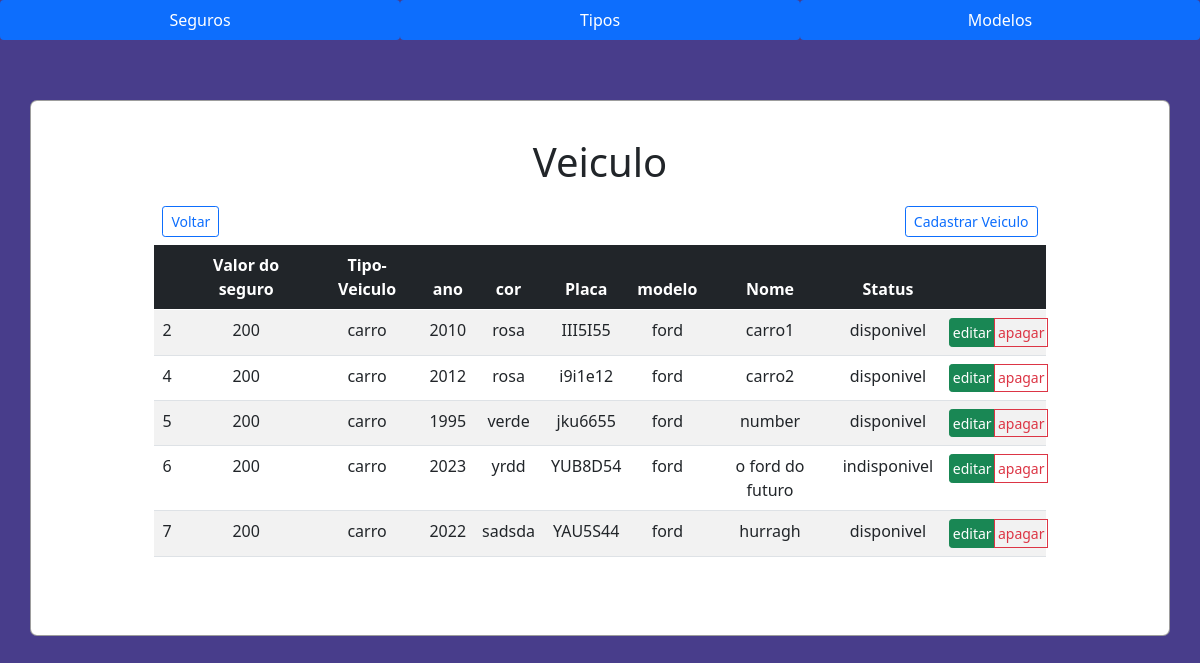
Page /src/views/veiculo.php on the committed database.
### tables this page shows
CREATE TABLE `veiculo` (
  `idveiculo` int(11) NOT NULL,
  `idtipoveiculo` int(11) NOT NULL,
  `idmodelo` int(11) NOT NULL,
  `idseguro` int(11) NOT NULL,
  `ano` varchar(200) NOT NULL,
  `cor` varchar(200) NOT NULL,
  `placa` varchar(200) NOT NULL,
  `status` varchar(200) NOT NULL,
  `nome` varchar(200) NOT NULL
);

CREATE TABLE `seguro` (
  `idseguro` int(11) NOT NULL,
  `datafinal` date NOT NULL,
  `datainicio` date NOT NULL,
  `valor` int(11) NOT NULL
);

CREATE TABLE `tipoveiculo` (
  `idtipoveiculo` int(11) NOT NULL,
  `descricao` varchar(200) NOT NULL
);

CREATE TABLE `modelo` (
  `idmodelo` int(11) NOT NULL,
  `descricao` varchar(200) NOT NULL
);

### src/controller/veiculoController.php (called while the page is built, shortened)
<?php
require_once '../model/veiculo.php';
require_once '../model/Database.php';
class veiculoController extends veiculo
{
    protected $tabela = 'veiculo';
     public function findAll()
    {
        $query = "SELECT * FROM $this->tabela";
        $stm = Database::prepare($query);
        $stm->execute();
        $veiculos = array();
        foreach ($stm->fetchAll() as $veiculo) {
            $veiculos[] = new veiculo($veiculo->idveiculo,$veiculo->idseguro, $veiculo->idmodelo, $veiculo->idtipoveiculo,$veiculo->ano, $veiculo->cor, $veiculo->placa, $veiculo->status, $veiculo->nome);
        }
        return $veiculos;
    }
}

### src/model/Database.php (called while the page is built, shortened)
<?php
class Database
{
    private static $instance;
    public static function getInstance()
    {
        if (!isset(self::$instance)) {
            try {
                self::$instance = new PDO('mysql:host=' . HOST . '; dbname=' . BASE, USER, PASS);
                self::$instance->setAttribute(PDO::ATTR_ERRMODE, PDO::ERRMODE_EXCEPTION);
                self::$instance->setAttribute(PDO::ATTR_DEFAULT_FETCH_MODE, PDO::FETCH_OBJ);
            } catch (PDOException $error) {
                echo $error->getMessage();
            }
        }
        return self::$instance;
    }
    public static function prepare($sql)
    {
        return self::getInstance()->prepare($sql);
    }
}

### src/model/veiculo.php (called while the page is built, shortened)
<?php
class  veiculo
{
    private $idveiculo;
    private $idseguro;
    private $idmodelo;
    private $idtipoveiculo;
    private $ano;
    private $cor;
    private $placa;
    private $status;
    private $nome;
    public function __construct($idveiculo, $idseguro,$idmodelo,$idtipoveiculo,$ano,$cor,$placa,$status,$nome)
    {
        $this->idveiculo = $idveiculo;
        $this->idseguro = $idseguro;
        $this->idmodelo = $idmodelo;
        $this->idtipoveiculo = $idtipoveiculo;
        $this->ano = $ano;
        $this->cor = $cor;
        $this->placa = $placa;
        $this->status = $status;
        $this->nome = $nome;
    }
    public function getidveiculo()
    {
        return $this->idveiculo;
    }
    public function getidseguro()
    {
        return $this->idseguro;
    }
    public function getidmodelo()
    {
        return $this->idmodelo;
    }
    public function getidtipoveiculo()
    {
        return $this->idtipoveiculo;
    }
    public function getano()
    {
        return $this->ano;
    }
    public function getcor()
    {
        return $this->cor;
    }
    public function getplaca()
    {
        return $this->placa;
    }
    public function getstatus()
    {
        return $this->status;
    }
    public function getnome()
    {
        return $this->nome;
    }
}

### src/controller/seguroController.php (called while the page is built, shortened)
<?php
require_once '../model/seguro.php';
require_once '../model/Database.php';
class seguroController extends seguro
{
    protected $tabela = 'seguro';
    public function findOne($idseguro)
    {
        $query = "SELECT * FROM $this->tabela WHERE idseguro = :id";
        $stm = Database::prepare($query);
        $stm->bindParam(':id', $idseguro, PDO::PARAM_INT);
        $stm->execute();
        $seguro = new seguro(null, null, null, null);
        foreach ($stm->fetchAll() as $cl) {
            $seguro->setidseguro($cl->idseguro);
            $seguro->setvalor($cl->valor);
            $seguro->setdatafinal($cl->datafinal);
            $seguro->setdatainicio($cl->datainicio);
        }
        return $seguro;
    }
}

### src/model/seguro.php (called while the page is built, shortened)
<?php
class seguro
{
    private $valor;
    public function __construct($idseguro, $valor, $datafinal,$datainicio)
    {
        $this->valor = $valor;
    }
    public function setvalor($valor) {
        $this->valor = $valor;
    }
    public function getvalor() {
        return $this->valor;
    }
}

### src/controller/tipoveiculoController.php (called while the page is built, shortened)
<?php
require_once '../model/tipoveiculo.php';
require_once '../model/Database.php';
class tipoveiculoController extends tipoveiculo
{
    protected $tabela = 'tipoveiculo';
    public function findOne($idtipoveiculo)
    {
        $query = "SELECT * FROM $this->tabela WHERE idtipoveiculo = :id";
        $stm = Database::prepare($query);
        $stm->bindParam(':id', $idtipoveiculo, PDO::PARAM_INT);
        $stm->execute();
        $tipoveiculo = new tipoveiculo(null, null, null, null);
        foreach ($stm->fetchAll() as $cl) {
            $tipoveiculo->setidtipoveiculo($cl->idtipoveiculo);
            $tipoveiculo->setdescricao($cl->descricao);
        }
        return $tipoveiculo;
    }
}

### src/model/tipoveiculo.php (called while the page is built, shortened)
<?php
class tipoveiculo
{
    private $descricao;
    public function __construct($idtipoveiculo, $descricao)
    {
        $this->descricao = $descricao;
    }
    public function getdescricao()
    {
        return $this->descricao;
    }
    public function setdescricao($descricao)
    {
        $this->descricao = $descricao;
    }
}

### src/controller/modeloController.php (called while the page is built, shortened)
<?php
require_once '../model/modelo.php';
require_once '../model/Database.php';
class modeloController extends modelo
{
    protected $tabela = 'modelo';
    public function findOne($idmodelo)
    {
        $query = "SELECT * FROM $this->tabela WHERE idmodelo = :id";
        $stm = Database::prepare($query);
        $stm->bindParam(':id', $idmodelo, PDO::PARAM_INT);
        $stm->execute();
        $modelo = new modelo(null, null, null, null);
        foreach ($stm->fetchAll() as $cl) {
            $modelo->setidmodelo($cl->idmodelo);
            $modelo->setdescricao($cl->descricao);
        }
        return $modelo;
    }
}

### src/model/modelo.php (called while the page is built, shortened)
<?php
class modelo
{
    private $descricao;
    public function __construct($idmodelo, $descricao)
    {
        $this->descricao = $descricao;
    }
    public function getdescricao()
    {
        return $this->descricao;
    }
    public function setdescricao($descricao)
    {
        $this->descricao = $descricao;
    }
}

### src/views/veiculo.php (the view, shortened to what this page needs)
<?php
require_once '../controller/veiculoController.php';
require_once '../controller/seguroController.php';
require_once '../controller/modeloController.php';
require_once '../controller/tipoveiculoController.php';
$veiculos = new veiculoController();
$seguros = new seguroController();
$modelos = new modeloController();
$tipoveiculos = new tipoveiculoController();
?>
<!DOCTYPE html>
<html lang="pt_br">
<head>
    <link href="https://cdn.jsdelivr.net/npm/bootstrap@5.0.1/dist/css/bootstrap.min.css" rel="stylesheet">
    <link rel="stylesheet" href="../../public/styles/main.css">
</head>
<body class="text-center">
            <nav class="nav nav-pills nav-justified ">
            <a href="./seguro.php" class="nav-item nav-link active ">Seguros</a>
            <a href="./tipoveiculo.php" class="nav-item nav-link active">Tipos</a>
            <a href="./modelo.php" class="nav-item nav-link active">Modelos</a>
        </nav>
    <div class="container">
        <h1 class="p-1 title">Veiculo</h1>
        <div class="menu p-2">
            <a href="../../index.php" class="btn btn-sm btn-outline-primary">Voltar </a>
            <a href="./cadastrarveiculo.php" class="btn btn-sm btn-outline-primary">Cadastrar Veiculo</a>
        </div>
        <table class="table table-striped" id="table">
            <thead class="table-dark">
                <th></th>
                <th>Valor do seguro</th>
                <th>Tipo-Veiculo</th>
                <th>ano</th>
                <th>cor</th>
                <th>Placa</th>
                <th>modelo</th>
                <th>Nome</th>
                <th>Status</th>
                <th></th>
            </thead>
            <tbody>
                <?php
                foreach ($veiculos->findAll() as $veiculo) { ?>
                    <tr>
                        <td> <?= $veiculo->getidveiculo() ?> </td>
                        <td> <?= $seguros->findOne($veiculo->getidseguro())->getvalor() ?> </td>
                        <td> <?= $tipoveiculos->findOne($veiculo->getidtipoveiculo())->getdescricao() ?> </td>
                        <td> <?= $veiculo->getano() ?> </td>
                        <td> <?= $veiculo->getcor() ?> </td>
                        <td> <?= $veiculo->getplaca() ?> </td>
                        <td> <?= $modelos->findOne($veiculo->getidmodelo())->getdescricao() ?> </td>
                        <td> <?= $veiculo->getnome() ?> </td>
                        <td> <?= $veiculo->getstatus() ?> </td>
                        <td>
                            <div class="btn-group btn-group-sm">
                                <a href="./editarveiculo.php?id=<?= $veiculo->getidveiculo() ?>" class="btn btn-success">editar</a><br>
                                <a href="./apagarveiculo.php?id=<?= $veiculo->getidveiculo() ?>"  onclick="return confirm('Tem certeza de que deseja excluir este item?');"class="btn btn-outline-danger">apagar</a>
                                <br>
                            </div>
                        </td>
                    </tr> <?php
                        }
                            ?>
            </tbody>
        </table>
    </div>
</body>
</html>

### public/styles/main.css (style rules this page uses)
html, body { background-color: #483D8B; }
.container { margin-top: 5%; margin-bottom: 5%; display: flex; flex-direction: column; justify-content: center; align-items: center; width: 100%; background-color: #fff; border-radius: 7px; border: 1px solid rgba(0, 0, 0, 0.384); }
.container .title { margin-top: 3%; }
.container .table a { display: flex; flex-direction: column; align-items: center; padding: 3%; }
.container .menu { width: 80% ; display: flex; align-items: center; justify-content: space-between; }
.container .table { width: 80%; margin-bottom: 7%; }

### rows in the picture
veiculo: idveiculo "2", idseguro.datainicio "200", idtipoveiculo.descricao "carro", ano "2010", cor "rosa", placa "III5I55", idmodelo.descricao "ford", nome "carro1", status "disponivel"
veiculo: idveiculo "4", idseguro.datainicio "200", idtipoveiculo.descricao "carro", ano "2012", cor "rosa", placa "i9i1e12", idmodelo.descricao "ford", nome "carro2", status "disponivel"
veiculo: idveiculo "5", idseguro.datainicio "200", idtipoveiculo.descricao "carro", ano "1995", cor "verde", placa "jku6655", idmodelo.descricao "ford", nome "number", status "disponivel"
veiculo: idveiculo "6", idseguro.datainicio "200", idtipoveiculo.descricao "carro", ano "2023", cor "yrdd", placa "YUB8D54", idmodelo.descricao "ford", nome "o ford do futuro", status "indisponivel"
veiculo: idveiculo "7", idseguro.datainicio "200", idtipoveiculo.descricao "carro", ano "2022", cor "sadsda", placa "YAU5S44", idmodelo.descricao "ford", nome "hurragh", status "disponivel"
